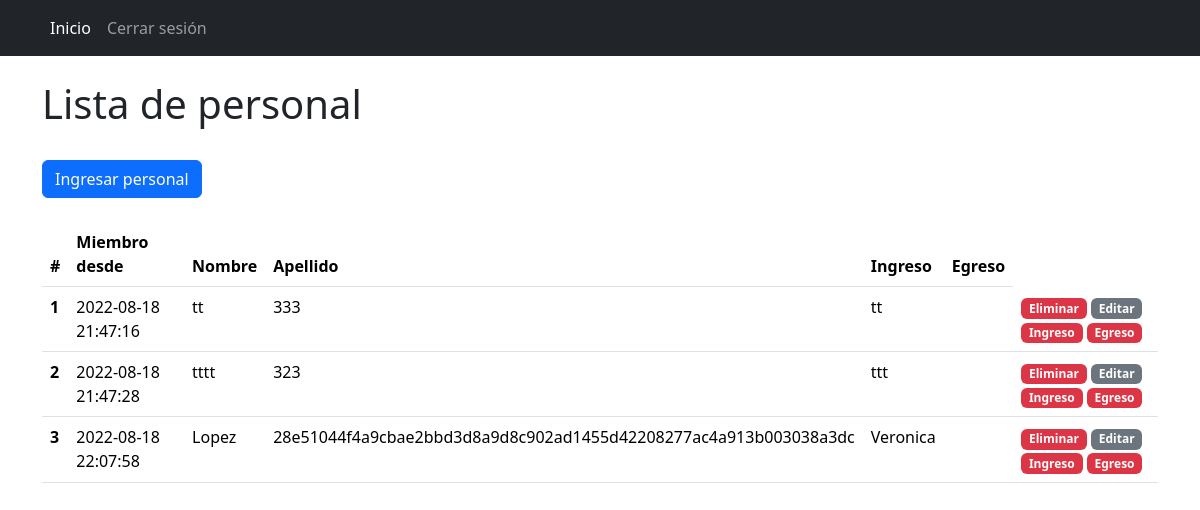
Before: /index (signed in) with the older database file.
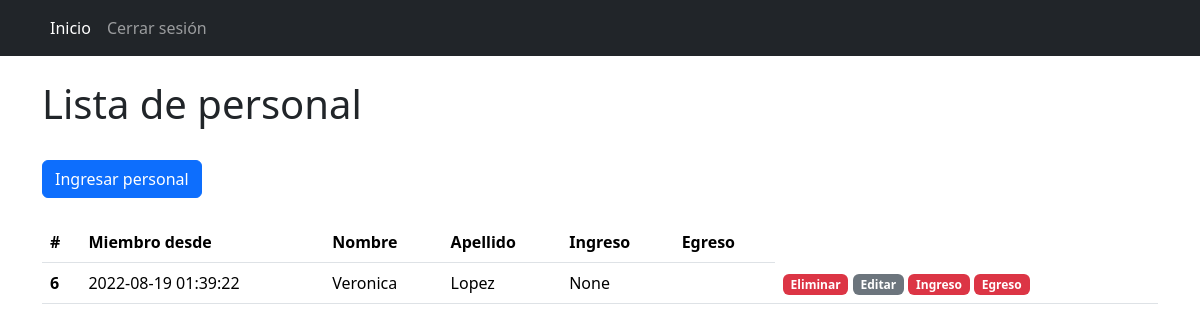
After: the same page with the newer database file.
### tables this page shows
CREATE TABLE personal (
    id INTEGER PRIMARY KEY AUTOINCREMENT,
    desde TIMESTAMP NOT NULL DEFAULT CURRENT_TIMESTAMP,
    id_ingreso INTEGER,
    nombre TEXT NOT NULL,
    apellido TEXT NOT NULL,
    contraseña TEXT NOT NULL,
    telefono INTEGER NOT NULL,
    foreign key(id_ingreso) references ingreso(id)
);

### app/routes/__init__.py (the view)
@app.route('/')  # http://localhost:5000/
@app.route('/index')
@login_required
def index():
    if request.method == 'GET' and request.args.get('borrar'):
        eliminar_personal(request.args.get('borrar'))
        flash('Se ha eliminado el empleado', 'success')
    return render_template('index.html', titulo="Inicio", personal=get_personal())

### app/auth.py (called while the page is built)
def login_required(func):
    @wraps(func)
    def decorated_function(*args, **kwargs):
        if 'usuario' not in session:
            return redirect(url_for('login'))
        return func(*args, **kwargs)
    return decorated_function

### app/dbasedb/__init__.py (called while the page is built)
def get_db():
    conn = sqlite3.connect('app/database.db')
    return conn

### app/handlers/__init__.py (called while the page is built)
def get_personal():
    db = get_db()
    cursor = db.cursor()
    consulta = "SELECT * FROM personal"
    cursor.execute(consulta)
    row = cursor.fetchall()
    return row
    """Devuelve una lista de diccionarios con los datos de los empleados

    :return: lista de diccionarios con los datos de los empleados
    """

### app/templates/index.html
{% extends "base.html" %}
{% block content %}
  <h1>Lista de personal</h1>
  <br>
  <a href="{{ url_for('ingresar_personal') }}"><button type="button" class="btn btn-primary">Ingresar personal</button></a>
  <br><br>
  <table class="table">
    <thead>
      <tr>
        <th scope="col">#</th>
        <th scope="col">Miembro desde </th>
        <th scope="col">Nombre</th>
        <th scope="col">Apellido</th>
        <th scope="col">Ingreso</th>
        <th scope="col">Egreso</th>
      </tr>
    </thead>
    <tbody>
      {% for p in personal %}
      <tr>
        <th scope="row">{{ p[0] }}</th>
        <td>{{ p[1] }}</td>
        <td>{{ p[3] }}</td>
        <td>{{ p[4] }}</td>
        <td>{{ p[2] }}</td>
        <td></td>
        <td>
          <a href="{{ url_for('index', borrar=p[0]) }}"><span class="badge bg-danger">Eliminar</span></a>
          <a href="{{ url_for('editar_personal', id_empleado=p[0]) }}"><span class="badge bg-secondary">Editar</span></a>
          <a href="{{ url_for('editar_ingreso', id_empleado=p[0]) }}"><span class="badge bg-danger">Ingreso</span></a>
          <a href="{{ url_for('editar_egreso', id_empleado=p[0]) }}"><span class="badge bg-danger">Egreso</span></a>
        </td>
      </tr>
      {% endfor %}
    </tbody>
  </table>
{% endblock %}

### app/templates/base.html (shortened to what this page needs)
{% from 'bootstrap/nav.html' import render_nav_item %}
{% from 'bootstrap/utils.html' import render_messages %}
<!doctype html>
<html>
    <head>
      {{ bootstrap.load_css() }}
    </head>
    <body>
      <nav class="navbar navbar-expand-lg navbar-dark bg-dark mb-4">
        <div class="container">
        <div class="collapse navbar-collapse" id="navbarSupportedContent">
            <ul class="navbar-nav mr-auto">
                {{ render_nav_item('index', 'Inicio', use_li=True) }}
                {% if session['usuario'] %}
                {{ render_nav_item('logout', 'Cerrar sesión', use_li=True) }}
                {% endif %}
            </ul>
        </div>
        </div>
      </nav>
      <main class="container">
        {% block content %}{% endblock %}
      </main>
    </body>
</html>

Changed rows visible on the page:
removed personal: id "1", desde "2022-08-18 21:47:16", apellido "tt", contraseña "333", nombre "tt"
removed personal: id "2", desde "2022-08-18 21:47:28", apellido "tttt", contraseña "323", nombre "ttt"
removed personal: id "3", desde "2022-08-18 22:07:58", apellido "Lopez", contraseña "28e51044f4a9cbae2bbd3d8a9d8c902ad1455d42208277ac4a913b003038a3dc", nombre "Veronica"
added personal: id "6", desde "2022-08-19 01:39:22", nombre "Veronica", apellido "Lopez", p "None"
